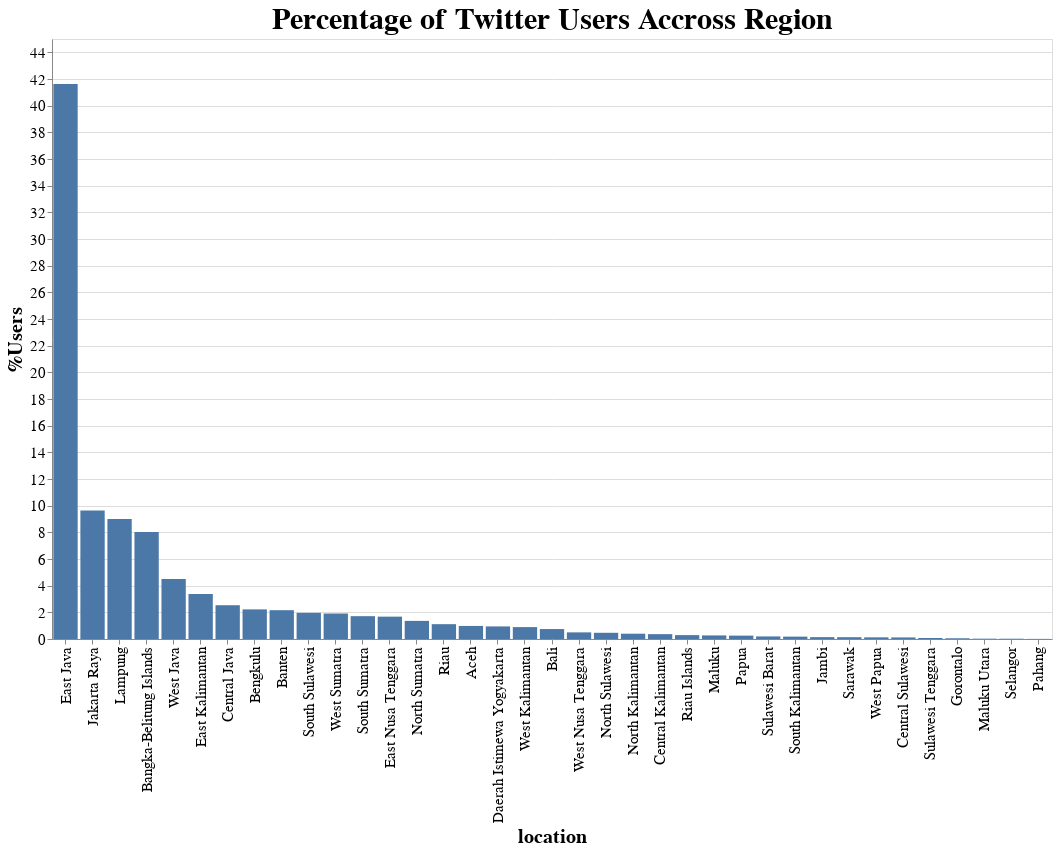

Notebook source saved alongside this figure:
### Code cell
df_all = df.groupbydf_all = df.groupby('location').sum()[['count']].reset_index()
df_all['count'] = 100*df_all['count']/df_all['count'].sum()

alt.Chart(df_all).mark_bar().encode(
    x = alt.X('location',sort='-y'),
    y = alt.Y('count',title = '%Users')
).properties(
    width=1000,
    height=600,
    title='Percentage of Twitter Users Accross Region'
).configure_axis(
    labelFontSize=15,
    titleFontSize=20
).configure_title(
    fontSize=30
).configure_legend(
    labelFontSize=15
).configure_axisX(
    labelAngle = -90
)

### Figure 1 — Vega-Lite specification as saved in the notebook (floating-point values rounded to 4 significant figures)
{"config": {"view": {"continuousWidth": 400, "continuousHeight": 300}, "axis": {"labelFontSize": 15, "titleFontSize": 20}, "axisX": {"labelAngle": -90}, "legend": {"labelFontSize": 15}, "title": {"fontSize": 30}}, "data": {"name": "data-f32ddcf973ce8530841fc2b63c2f01a2"}, "mark": "bar", "encoding": {"x": {"type": "nominal", "field": "location", "sort": "-y"}, "y": {"type": "quantitative", "field": "count", "title": "%Users"}}, "height": 600, "title": "Percentage of Twitter Users Accross Region", "width": 1000, "$schema": "https://vega.github.io/schema/vega-lite/v4.8.1.json", "datasets": {"data-f32ddcf973ce8530841fc2b63c2f01a2": [{"location": "Aceh", "count": 0.9793}, {"location": "Bali", "count": 0.7461}, {"location": "Bangka-Belitung Islands", "count": 8.028}, {"location": "Banten", "count": 2.161}, {"location": "Bengkulu", "count": 2.221}, {"location": "Central Java", "count": 2.534}, {"location": "Central Kalimantan", "count": 0.3642}, {"location": "Central Sulawesi", "count": 0.1177}, {"location": "Daerah Istimewa Yogyakarta", "count": 0.9438}, {"location": "East Java", "count": 41.63}, {"location": "East Kalimantan", "count": 3.369}, {"location": "East Nusa Tenggara", "count": 1.677}, {"location": "Gorontalo", "count": 0.05552}, {"location": "Jakarta Raya", "count": 9.646}, {"location": "Jambi", "count": 0.1399}, {"location": "Lampung", "count": 8.994}, {"location": "Maluku", "count": 0.2687}, {"location": "Maluku Utara", "count": 0.02443}, {"location": "North Kalimantan", "count": 0.3975}, {"location": "North Sulawesi", "count": 0.4663}, {"location": "North Sumatra", "count": 1.359}, {"location": "Pahang", "count": 0.008883}, {"location": "Papua", "count": 0.2532}, {"location": "Riau", "count": 1.113}, {"location": "Riau Islands", "count": 0.2909}, {"location": "Sarawak", "count": 0.1355}, {"location": "Selangor", "count": 0.02221}, {"location": "South Kalimantan", "count": 0.1777}, {"location": "South Sulawesi", "count": 1.963}, {"location": "South Sumatra", "count": 1.712}, {"location": "Sulawesi Barat", "count": 0.1932}, {"location": "Sulawesi Tenggara", "count": 0.0755}, {"location": "West Java", "count": 4.506}, {"location": "West Kalimantan", "count": 0.8927}, {"location": "West Nusa Tenggara", "count": 0.4974}, {"location": "West Papua", "count": 0.1244}, {"location": "West Sumatra", "count": 1.912}]}}
